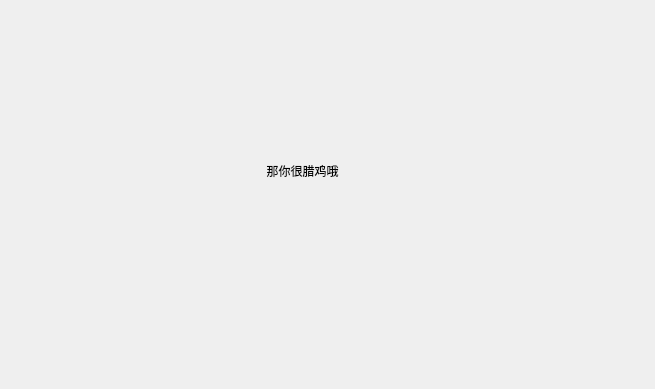
<?xml version="1.0" encoding="UTF-8"?>
<ui version="4.0">
 <class>Fail_dialog</class>
 <widget class="QDialog" name="Fail_dialog">
  <property name="geometry">
   <rect>
    <x>0</x>
    <y>0</y>
    <width>655</width>
    <height>389</height>
   </rect>
  </property>
  <property name="windowTitle">
   <string>Dialog</string>
  </property>
  <widget class="QLabel" name="label">
   <property name="geometry">
    <rect>
     <x>210</x>
     <y>120</y>
     <width>201</width>
     <height>101</height>
    </rect>
   </property>
   <property name="text">
    <string>                 那你很腊鸡哦</string>
   </property>
  </widget>
 </widget>
 <resources/>
 <connections/>
</ui>
